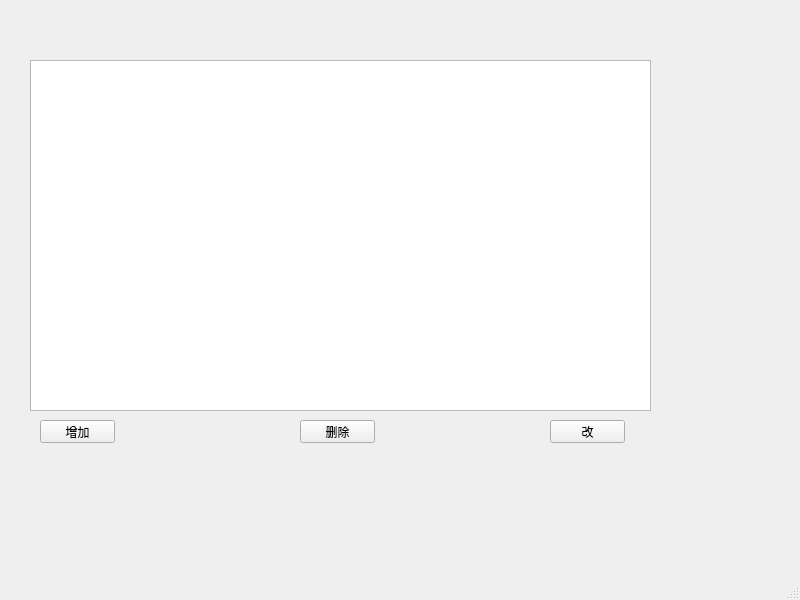
<?xml version="1.0" encoding="UTF-8"?>
<ui version="4.0">
 <class>MainWindow</class>
 <widget class="QMainWindow" name="MainWindow">
  <property name="geometry">
   <rect>
    <x>0</x>
    <y>0</y>
    <width>800</width>
    <height>600</height>
   </rect>
  </property>
  <property name="windowTitle">
   <string>MainWindow</string>
  </property>
  <widget class="QWidget" name="centralwidget">
   <widget class="QPushButton" name="addBtn">
    <property name="geometry">
     <rect>
      <x>40</x>
      <y>420</y>
      <width>75</width>
      <height>23</height>
     </rect>
    </property>
    <property name="text">
     <string>增加</string>
    </property>
   </widget>
   <widget class="QPushButton" name="delBtn">
    <property name="geometry">
     <rect>
      <x>300</x>
      <y>420</y>
      <width>75</width>
      <height>23</height>
     </rect>
    </property>
    <property name="text">
     <string>删除</string>
    </property>
   </widget>
   <widget class="QPushButton" name="changeBtn">
    <property name="geometry">
     <rect>
      <x>550</x>
      <y>420</y>
      <width>75</width>
      <height>23</height>
     </rect>
    </property>
    <property name="text">
     <string>改</string>
    </property>
   </widget>
   <widget class="QTableWidget" name="TotalTable">
    <property name="geometry">
     <rect>
      <x>30</x>
      <y>60</y>
      <width>621</width>
      <height>351</height>
     </rect>
    </property>
   </widget>
  </widget>
  <widget class="QMenuBar" name="menubar">
   <property name="geometry">
    <rect>
     <x>0</x>
     <y>0</y>
     <width>800</width>
     <height>22</height>
    </rect>
   </property>
  </widget>
  <widget class="QStatusBar" name="statusbar"/>
  <action name="actionchushihuabiaoge">
   <property name="text">
    <string>chushihuabiaoge</string>
   </property>
  </action>
 </widget>
 <resources/>
 <connections/>
</ui>
